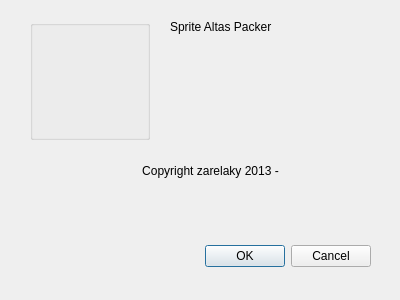
<?xml version="1.0" encoding="UTF-8"?>
<ui version="4.0">
 <class>About</class>
 <widget class="QDialog" name="About">
  <property name="geometry">
   <rect>
    <x>0</x>
    <y>0</y>
    <width>400</width>
    <height>300</height>
   </rect>
  </property>
  <property name="windowTitle">
   <string>SpriteAltasPacker 1.0</string>
  </property>
  <property name="whatsThis">
   <string notr="true"/>
  </property>
  <property name="modal">
   <bool>true</bool>
  </property>
  <widget class="QDialogButtonBox" name="buttonBox">
   <property name="geometry">
    <rect>
     <x>30</x>
     <y>240</y>
     <width>341</width>
     <height>32</height>
    </rect>
   </property>
   <property name="orientation">
    <enum>Qt::Horizontal</enum>
   </property>
   <property name="standardButtons">
    <set>QDialogButtonBox::Cancel|QDialogButtonBox::Ok</set>
   </property>
  </widget>
  <widget class="QGroupBox" name="groupBox">
   <property name="geometry">
    <rect>
     <x>30</x>
     <y>20</y>
     <width>120</width>
     <height>120</height>
    </rect>
   </property>
   <property name="title">
    <string notr="true"/>
   </property>
   <widget class="QLabel" name="label">
    <property name="geometry">
     <rect>
      <x>10</x>
      <y>10</y>
      <width>100</width>
      <height>100</height>
     </rect>
    </property>
    <property name="text">
     <string/>
    </property>
    <property name="pixmap">
     <pixmap resource="../SpriteAltasPacker.qrc">:/res/images/logo2.png</pixmap>
    </property>
    <property name="scaledContents">
     <bool>true</bool>
    </property>
   </widget>
  </widget>
  <widget class="QLabel" name="label_2">
   <property name="geometry">
    <rect>
     <x>170</x>
     <y>20</y>
     <width>181</width>
     <height>111</height>
    </rect>
   </property>
   <property name="text">
    <string>Sprite Altas Packer</string>
   </property>
   <property name="alignment">
    <set>Qt::AlignLeading|Qt::AlignLeft|Qt::AlignTop</set>
   </property>
  </widget>
  <widget class="QLabel" name="label_3">
   <property name="geometry">
    <rect>
     <x>30</x>
     <y>150</y>
     <width>361</width>
     <height>41</height>
    </rect>
   </property>
   <property name="text">
    <string>Copyright zarelaky 2013 -</string>
   </property>
   <property name="alignment">
    <set>Qt::AlignCenter</set>
   </property>
  </widget>
 </widget>
 <resources>
  <include location="../SpriteAltasPacker.qrc"/>
 </resources>
 <connections>
  <connection>
   <sender>buttonBox</sender>
   <signal>accepted()</signal>
   <receiver>About</receiver>
   <slot>accept()</slot>
   <hints>
    <hint type="sourcelabel">
     <x>248</x>
     <y>254</y>
    </hint>
    <hint type="destinationlabel">
     <x>157</x>
     <y>274</y>
    </hint>
   </hints>
  </connection>
  <connection>
   <sender>buttonBox</sender>
   <signal>rejected()</signal>
   <receiver>About</receiver>
   <slot>reject()</slot>
   <hints>
    <hint type="sourcelabel">
     <x>316</x>
     <y>260</y>
    </hint>
    <hint type="destinationlabel">
     <x>286</x>
     <y>274</y>
    </hint>
   </hints>
  </connection>
 </connections>
</ui>
